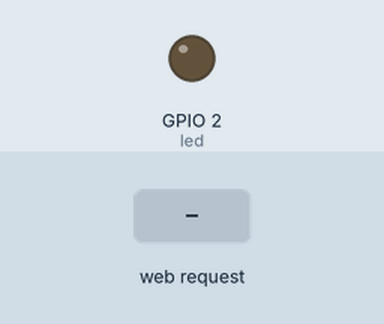
A sketch run on a simulated ESP8266 (NodeMCU). Shown: output pins drawn as LEDs (lit = HIGH). The test bench sets the inputs (shaded band). WiFi joins after 1.5 s; servers stay silent unless stated; what the sketch prints to the serial monitor is not drawn.

Above: at 2.7 s.
2.8 s: HTTP request GET /LEDON received
At 3.2 s:
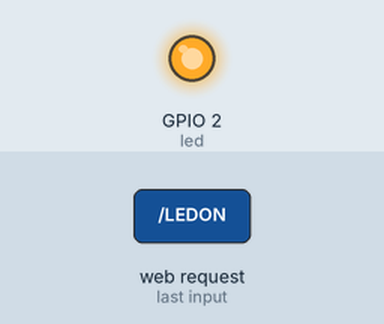
4.3 s: HTTP request GET /LEDOFF received
At 5.5 s:
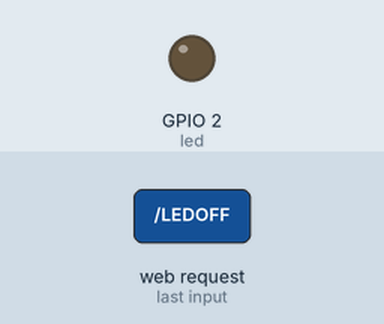
Timing chart, 0 to 7.3 s (numbered marks = the images above; inputs shaded):
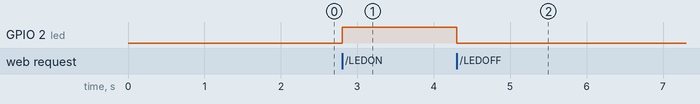

Measured:
- after the input at 2.8 s, GPIO 2 (led): LOW → HIGH at once
- after the input at 4.3 s, GPIO 2 (led): HIGH → LOW at once

The sketch:

led_on_off_buttons.ino
```cpp
#include <ESP8266WiFi.h>
#include <WiFiClient.h>
#include <ESP8266WebServer.h>
#include <ESP8266mDNS.h>

 const char* ssid = "POOJA";
 const char* password = "60276711";

ESP8266WebServer server(80);

const int led = 2;

void handleRoot()
{
   char temp[400];

   sprintf(temp, "%s", "<html> \
   <head></head> \
   <body> \
   <form type='GET' action='LEDON'> \
   <button type='submit'>LED ON</button> \
   </form> \
   <form type='GET' action='LEDOFF'> \
   <button type='submit'>LED OFF</button> \
   </form> \
   </body> \
   </html>");

   server.send(200, "text/html", temp);
}

void handleLEDON()
{
   digitalWrite(led, 1);
   server.send(200, "text/plain", "LED is ON!");
}

void handleLEDOFF()
{
   digitalWrite(led, 0);
   server.send(200, "text/plain", "LED is OFF!");
}

void handleNotFound(){
     digitalWrite(led, 1);
     String message = "File Not Found\n\n";
     message += "URI: ";
     message += server.uri();
     message += "\nMethod: ";
     message += (server.method() == HTTP_GET)?"GET":"POST";
     message += "\nArguments: ";
     message += server.args();
     message += "\n";
     for (uint8_t i=0; i<server.args(); i++){
          message += " " + server.argName(i) + ": " + server.arg(i) + "\n";
     }
     server.send(404, "text/plain", message);
     digitalWrite(led, 0);
}

void setup(void)
{
   pinMode(led, OUTPUT);
   digitalWrite(led, 0);
   Serial.begin(115200);
   WiFi.begin(ssid, password);
   Serial.println("");

   // Wait for connection
   while (WiFi.status() != WL_CONNECTED)
     {
        delay(500);
        Serial.print(".");
     }
   Serial.println("");
   Serial.print("Connected to ");
   Serial.println(ssid);
   Serial.print("IP address: ");
   Serial.println(WiFi.localIP());

   if (MDNS.begin("esp8266"))
     {
        Serial.println("MDNS responder started");
     }

   server.on("/", handleRoot);
   server.on("/LEDOFF", handleLEDOFF);
   server.on("/LEDON", handleLEDON);

   server.on("/inline", [](){
             server.send(200, "text/plain", "this works as well");
             });

   server.onNotFound(handleNotFound);

   server.begin();
   Serial.println("HTTP server started");
}

void loop(void)
{
   server.handleClient();
}
```
